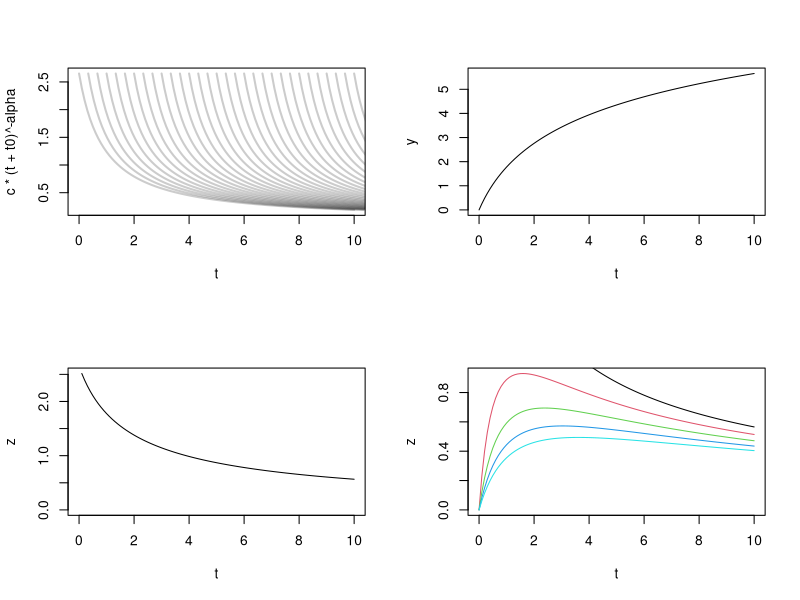
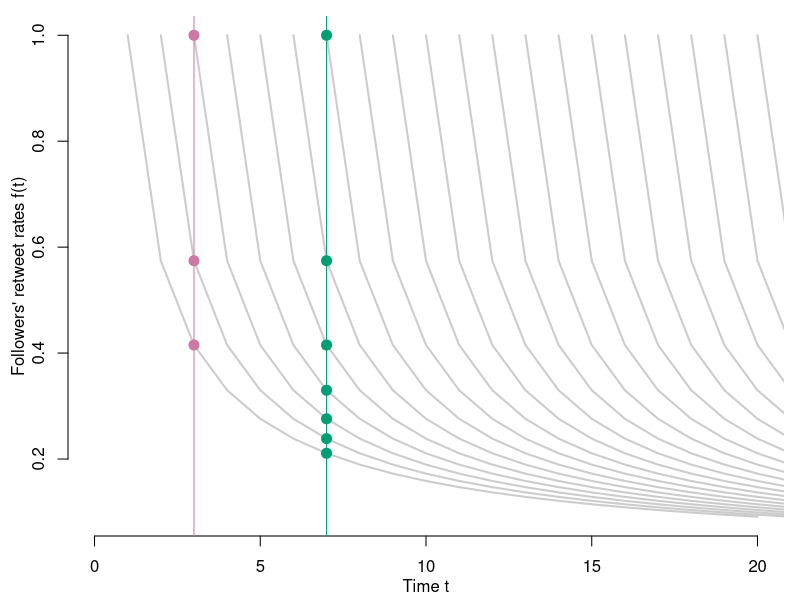
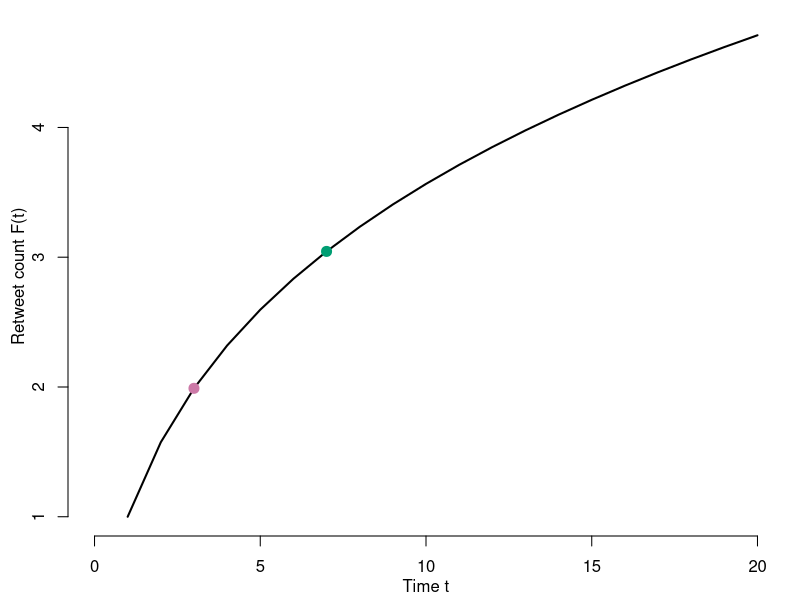
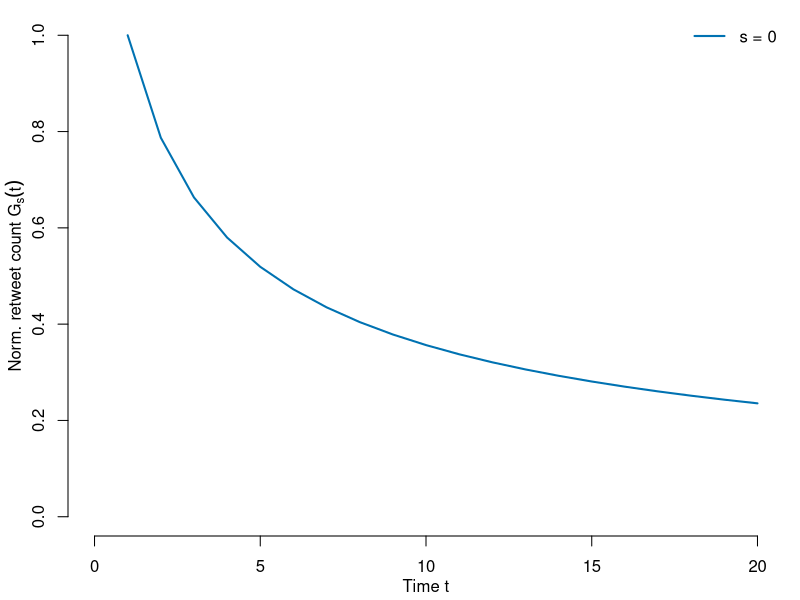
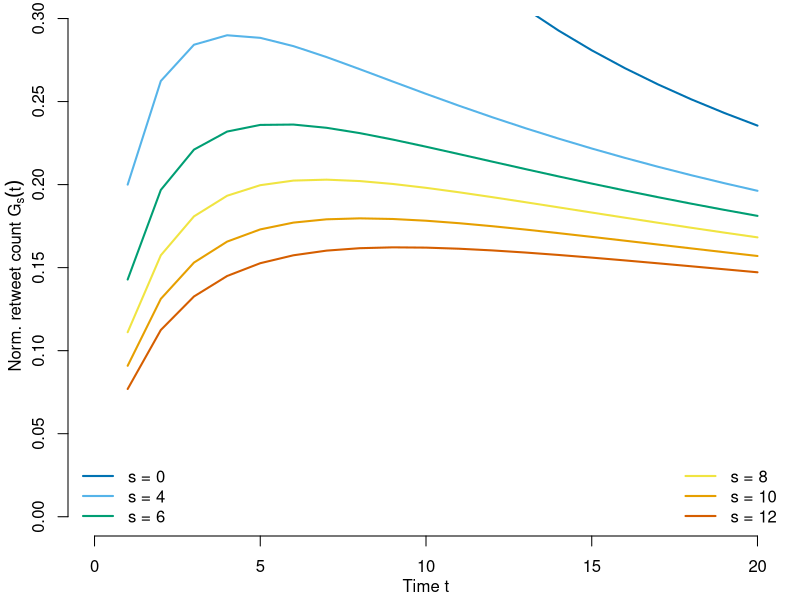

Source code (R) for these figures, in order:
# Continuous time

alpha <- 1.1
t0 <- 1
tmax <- 10
t <- seq(0, tmax, tmax/100)
c <- (alpha-1) / (t0^-(alpha-1) + 1/(alpha-2)*((1+t0)^-(alpha-2) - t0^-(alpha-2)))

par(mfrow=c(2,2))

plot(t, c*(t+t0)^-alpha, col='white')
for (delta in seq(0, tmax, tmax/30)) {
  lines(t+delta, c*(t+t0)^-alpha, type='l', col=rgb(0,0,0,0.2), lwd=2)
}

y <- c/(alpha-1) * (t0^-(alpha-1) - (t+t0)^-(alpha-1))
plot(t, y, type='l')

# Upper bound of tweets per week:
c/(alpha-1) * t0^-(alpha-1)

z <- y/t
plot(t, z, type='l', ylim=c(0,max(z, na.rm=TRUE)))

i <- 1
S <- 0:4
for (s in S) {
  z <- y/(t+s)
  if (i == 1) plot(t, z, type='l', col=i, ylim=c(0,max(y/(t+S[2]))))
  else lines(t, z, col=i)
  i <- i + 1
}

# Sanity check to see that the volume of retweets in the first week is indeed 1:
# z <- c/(alpha-1) * (t0^-(alpha-1)*t + 1/(alpha-2)*((t+t0)^-(alpha-2) - t0^-(alpha-2)))
# plot(t, z, type='l', xlim=c(0,1), ylim=c(0,1), panel.first=abline(h=1,v=1))

###########################################################################

# Discrete time

PLOTDIR <- sprintf('%s/Desktop/qscore', Sys.getenv('HOME'))

# Source: http://www.cookbook-r.com/Graphs/Colors_(ggplot2)/
COL_LIGHTBLUE <- "#56B4E9"
COL_YELLOW <- "#F0E442"
COL_DARKBLUE <- "#0072B2"
COL_RED <- "#D55E00"
COL_MAGENTA <- "#CC79A7"
COL_GRAY <- "#999999"
COL_ORANGE <- "#E69F00"
COL_GREEN <- "#009E73"
col <- c(COL_DARKBLUE, COL_LIGHTBLUE, COL_GREEN, COL_YELLOW, COL_ORANGE, COL_RED)

# alpha <- 1.1
alpha <- 0.8
c <- 1
t <- 1:20

f <- function(x) {
  c*x^-alpha
}

# total <- 0
# for (i in 1:1e8) {
#   total <- total + f(i)
# }
# f(i)
# total

pdf(sprintf('%s/retweet_rates_f.pdf', PLOTDIR), width=1.7, height=1.4, pointsize=6, family='Helvetica', useDingbats=FALSE)
par(mar=c(3.2, 3.4, 0.8, 0.8))
plot(t, f(t), col='white', axes=FALSE, xlab='', ylab='', xlim=c(0,max(t)))
axis(1)
mtext('Time t', side=1, line=2)
axis(2)
mtext("Followers' retweet rates f(t)", side=2, line=2)
for (delta in 0:max(t)) {
  y <- f(t)
  y[y==0] <- NA
  lines(t+delta, y, type='l', col=rgb(0,0,0,0.2), lwd=2)
}
abline(v=3, col=COL_MAGENTA); points(rep(3,3), f(1:3), col=COL_MAGENTA, pch=20, cex=2)
abline(v=7, col=COL_GREEN); points(rep(7,7), f(1:7), col=COL_GREEN, pch=20, cex=2)
dev.off()

pdf(sprintf('%s/retweet_counts_F.pdf', PLOTDIR), width=1.7, height=1.4, pointsize=6, family='Helvetica', useDingbats=FALSE)
par(mar=c(3.2, 3.4, 0.8, 0.8))
y <- cumsum(f(t))
plot(t, y, type='l', axes=FALSE, xlab='', ylab='', xlim=c(0,max(t)), lwd=2)
points(3, y[3], col=COL_MAGENTA, pch=20, cex=2)
points(7, y[7], col=COL_GREEN, pch=20, cex=2)
axis(1)
mtext('Time t', side=1, line=2)
axis(2)
mtext('Retweet count F(t)', side=2, line=2)
dev.off()

pdf(sprintf('%s/norm_retweet_counts_G.pdf', PLOTDIR), width=1.7, height=1.4, pointsize=6, family='Helvetica', useDingbats=FALSE)
par(mar=c(3.2, 3.4, 0.8, 0.8))
z <- y/t
plot(t, z, type='l', axes=FALSE, xlab='', ylab='', xlim=c(0,max(t)), ylim=c(0,max(z)), lwd=2, col=col[1])
axis(1)
mtext('Time t', side=1, line=2)
axis(2)
mtext(expression(paste('Norm. retweet count ', G[s](t))), side=2, line=2)
legend('topright', bty='n', legend='s = 0', lty=1, lwd=2, col=col[1])
dev.off()

pdf(sprintf('%s/norm_retweet_counts_Gs.pdf', PLOTDIR), width=1.7, height=1.4, pointsize=6, family='Helvetica', useDingbats=FALSE)
par(mar=c(3.2, 3.4, 0.8, 0.8))
i <- 1
S <- c(0,4,6,8,10,12)
for (s in S) {
  z <- y/(t+s)
  if (i == 1) plot(t, z, type='l', col=col[i], axes=FALSE, xlab='', ylab='', xlim=c(0,max(t)), ylim=c(0,max(y/(t+S[2]))), lwd=2)
  else lines(t, z, col=col[i], lwd=2)
  i <- i + 1
}
axis(1)
mtext('Time t', side=1, line=2)
axis(2)
mtext(expression(paste('Norm. retweet count ', G[s](t))), side=2, line=2)
legend('bottomleft', bty='n', legend=paste('s =', S[1:3]), lty=1, lwd=2, col=col[1:3])
legend('bottomright', bty='n', legend=paste('s =', S[4:6]), lty=1, lwd=2, col=col[4:6])
dev.off()

